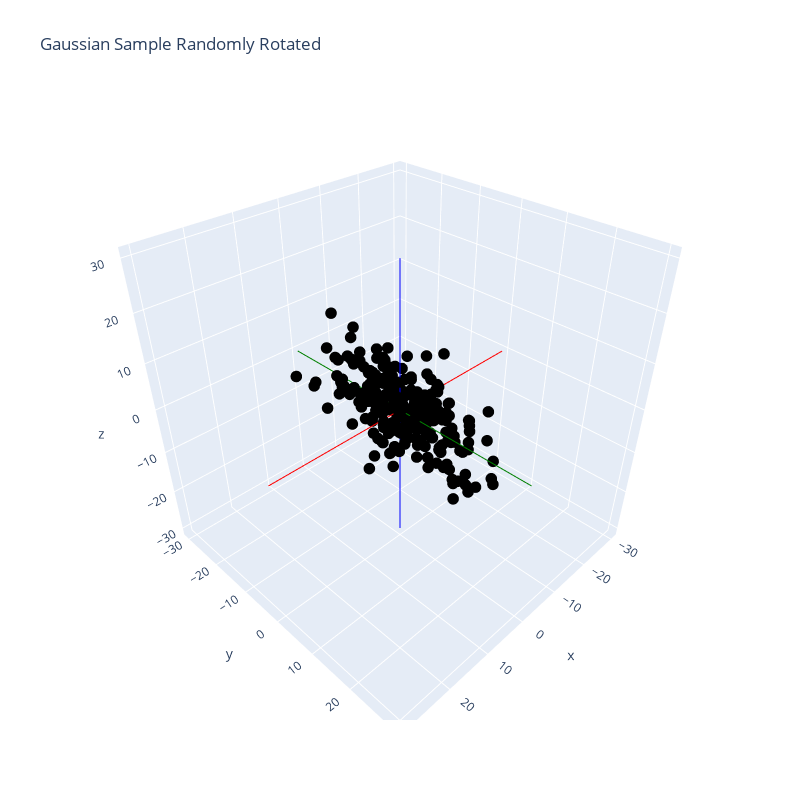

The notebook cell saved with this chart:
### Code cell
trace1 = go.Scatter3d(
   x = Xr[:,0], y = Xr[:,1], z = Xr[:,2], mode = 'markers', showlegend=False,
    marker = dict(
      size = 4
      )    
   )
bnd = 30
axes = [go.Scatter3d(x = [-bnd,bnd], y = [0,0], z = [0,0], mode = 'lines', showlegend=False),
        go.Scatter3d(x = [0,0], y = [-bnd,bnd], z = [0,0], mode = 'lines', showlegend=False),
        go.Scatter3d(x = [0,0], y = [0,0], z = [-bnd,bnd], mode = 'lines', showlegend=False)]

layout = go.Layout(title = 'Gaussian Sample Randomly Rotated',
                  colorway=["black", "red", "green", "blue"], width=800, height=800,)

fig = go.Figure(data = [trace1] + axes, layout = layout)

fig.show()

### Figure 1 — Plotly figure (JSON) as saved in the notebook; plotly's stock layout.template omitted (floating-point values rounded to 4 significant figures; data arrays with more than 128 entries replaced by an {"elided": "..."} marker saying what was removed)
{"data": [{"marker": {"size": 4}, "mode": "markers", "showlegend": false, "type": "scatter3d", "x": {"elided": "256 float values"}, "y": {"elided": "256 float values"}, "z": {"elided": "256 float values"}}, {"mode": "lines", "showlegend": false, "type": "scatter3d", "x": [-30, 30], "y": [0, 0], "z": [0, 0]}, {"mode": "lines", "showlegend": false, "type": "scatter3d", "x": [0, 0], "y": [-30, 30], "z": [0, 0]}, {"mode": "lines", "showlegend": false, "type": "scatter3d", "x": [0, 0], "y": [0, 0], "z": [-30, 30]}], "layout": {"colorway": ["black", "red", "green", "blue"], "height": 800, "title": {"text": "Gaussian Sample Randomly Rotated"}, "width": 800}}
